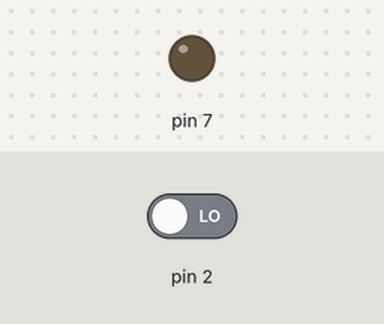
The sketch below on a simulated Arduino Uno, built with avr-gcc and run on an emulated ATmega328P. Shown: output pins drawn as LEDs (lit = HIGH). Dashed ring = blinking. The inputs (shaded band) are chosen by the test bench; at power-on: pin 2 LOW.

Above: at 1.2 s.
1.3 s: pin 2 driven HIGH
At 2.2 s:
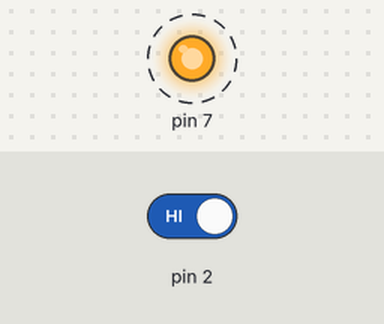
4.3 s: pin 2 driven LOW
At 5.7 s:
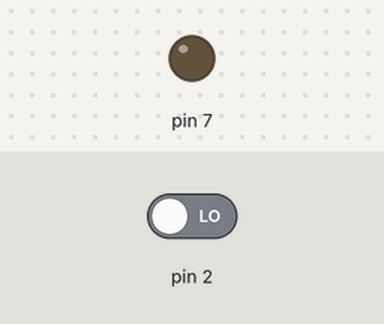
Timing chart, 0 to 7.3 s (numbered marks = the images above; inputs shaded):
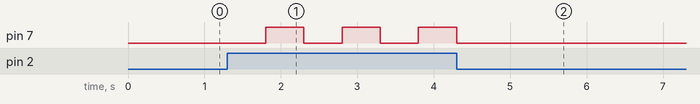

Measured:
- after the input at 1.3 s, pin 7: alternates HIGH for 0.50 s and LOW for 0.50 s, starting after 0.50 s
- after the input at 4.3 s, pin 7: goes on until 4.3 s, then stays LOW

The sketch:

Fan.ino
```cpp
#include "PinCurrent.h"

PinCurrent fanPinCurrent(7, 0);

int switchState = 13;

void setup() {
  pinMode(2, INPUT);
}

void loop() {
  switchState = digitalRead(2);
  if (switchState == HIGH) {
    fanPinCurrent.onoff();
  }
}
```

PinCurrent.cpp
```cpp
#include <Arduino.h>
#include "PinCurrent.h"

PinCurrent::PinCurrent(int pin, int current)
{
  pinMode(pin, OUTPUT);
  digitalWrite(pin, current);
  _pin = pin;
  _current = current;
}

void PinCurrent::onoff()
{
  _current += 1;
  _current %= 2;
  delay(500);
  digitalWrite(_pin, _current);
}
```

PinCurrent.h
```cpp
#ifndef PinCurrent_h
#define PinCurrent_h

#include <Arduino.h>

class PinCurrent
{
  public:
    PinCurrent(int pin, int current);
    void onoff();
  private:
    int _pin;
    int _current;
};

#endif
```
